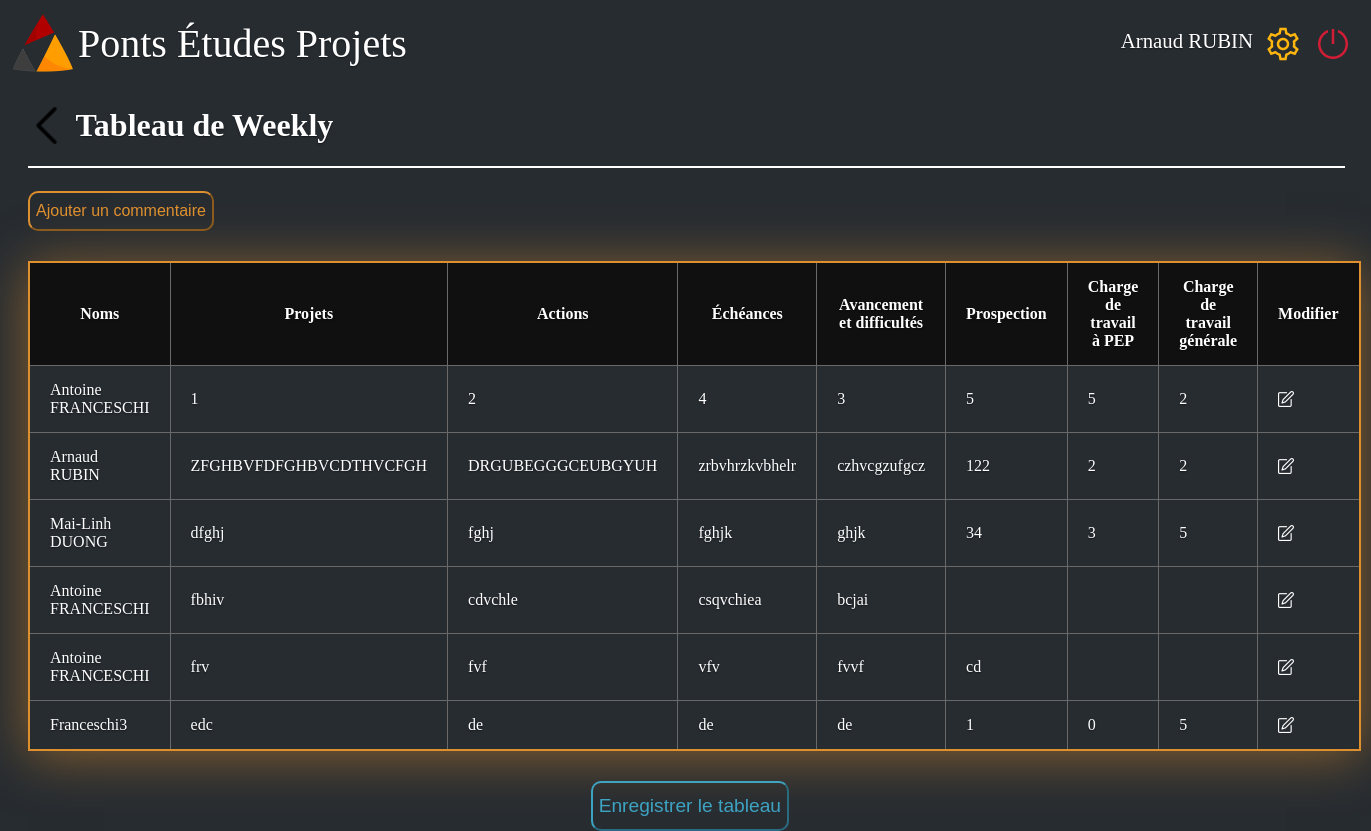
Screenshot of /weekly/Arnaud RUBIN with the database file from the repository.
### web/site.py (models this page shows, shortened)
class db_weekly(db.Model):
    _id = db.Column("id", db.Integer, primary_key= True)
    name = db.Column(db.String(100))
    projet = db.Column(db.String(300))
    action = db.Column(db.String(300))
    echeance = db.Column(db.String(100))
    avancement = db.Column(db.String(100))
    travail_pep = db.Column(db.Integer)
    travail_gene = db.Column(db.Integer)
    prospection = db.Column(db.String(100))

### web/site.py (the view)
@app.route('/weekly/<name>',methods=["GET","POST"])
def weekly(name):
    if True:
        con = sqlite3.connect("users.sqlite3")
        script_dir = os.path.dirname(__file__)
        rel_path = "/static/bdd_weekly1.csv'"
        abs_file_path = os.path.join(script_dir, rel_path)
        outfile = open("static/bdd_weekly.csv", 'w')
        outcsv = csv.writer(outfile)
        cursor = con.execute('select * from db_weekly')
        outcsv.writerow(x[0] for x in cursor.description)
        outcsv.writerows(cursor.fetchall())
        outfile.close()
    return render_template("tableau_weekly-2.html", name=name, BDD_commentaire=db_weekly.query.all())

### web/templates/tableau_weekly-2.html (shortened to what this page needs)
<!DOCTYPE html>
<html>
    <head>
        <link rel="stylesheet" href={{ url_for('static', filename='style_tableau_weekly1.css') }}/>
    </head>
    <body>
        <div class="barre_principale">
            <div class="logo_junior">
                <a href="/home/{{name}}">
                    <img class= "logo_pep" src={{ url_for('static', filename='PEPLOGO.png') }}  alt= "Logo pep"/>
                    <div class="Junior">Ponts Études Projets</div>
                </a>
            </div>
            <div>
                <nav>
                    <ul class="navbar-nav">
                        <li class="user_name"><a class="user" href="#">{{name}}</a></li>
                        <li class="nav-item"><a href="#"><img src={{ url_for('static', filename='settings.png') }} alt="bouton reglage" ></a></li>
                        <li class="nav-item"><a href='/login'><img src={{ url_for('static', filename='shutdown.png') }} alt="bouton shutdown" ></a></li>
                    </ul>
                </nav>
            </div>
        </div>
        <br>
        <div class="page_margins">
            <h1 class="page_title">
                <a href="/home/{{name}}">
                    <img src={{ url_for('static', filename='back1.png') }} alt="bouton retour">
                </a>
                &nbsp; Tableau de Weekly
            </h1>
            <hr color="white" style="width: 100%;">
            <div class="ajouter">
                <button onclick="window.location.href = '/weekly/{{name}}/add';" type="button" class="Ajouter"> Ajouter un commentaire </button>
            </div>
            <table class="tableau-style">
                <thead>
                    <tr>
                        <th>Noms</th>
                        <th>Projets</th>
                        <th>Actions</th>
                        <th>Échéances</th>
                        <th>Avancement et difficultés</th>
                        <th>Prospection</th>
                        <th>Charge de travail à PEP</th>
                        <th>Charge de travail générale</th>
                        <th>Modifier</th>
                    </tr>
                </thead>
                <tbody class="case">
                    {% for commentaire in BDD_commentaire %}
                        <tr>
                            <td>{{commentaire.name}}</td>
                            <td>{{commentaire.projet}}</td>
                            <td>{{commentaire.action}}</td>
                            <td>{{commentaire.echeance}}</td>
                            <td>{{commentaire.avancement}}</td>
                            <td>{{commentaire.prospection}}</td>
                            <td>{{commentaire.travail_pep}}</td>
                            <td>{{commentaire.travail_gene}}</td>
                            <td><a href ='/weekly/{{name}}/{{commentaire._id}}/modify_delete'><img src={{ url_for('static', filename='edit1.png') }} class="edit" height="16" width="16" ></a></td>
                        </tr>
                    {% endfor %}
                </tbody>
            </table>
        </div>
        <div class="center">
            <a href={{ url_for('static', filename='bdd_weekly1.csv') }} download><button class="pdf" type="button">Enregistrer le tableau</button></a>
        </div>
    </body>
</html>

### web/static/style_tableau_weekly1.css (style rules this page uses)
html { height: 100%; width: 100%; background-color : #272C31; }
body { background-color : #272C31; height: 100%; background-color: transparent; color: white; text-shadow: 0 .05rem .1rem rgba(0, 0, 0, .5); }
.barre_principale { height: 60px; display: flex; justify-content: space-between; }
.logo_pep { width: 60px; height: 60px; }
ul { list-style-type: none; display:flex; text-decoration:none; }
.logo_pep { float: left; margin: 5px; }
.user_name { margin-top:5px ; }
.Junior { margin-top: 12px; display: flex; font-size: 250%; }
nav a { font-size: 1.3em; color: white; text-shadow: 0 .05rem .1rem rgba(0, 0, 0, .5); text-decoration: none; }
nav li { margin-right: 10px; }
a { text-decoration:none; color:white; display:flex; }
.page_margins { margin-left: 20px; margin-right: 20px; }
.page_title { display: flex; }
.tableau-style { border-collapse: collapse; min-width: 100%; box-shadow: 0 5px 50px rgba(223, 143, 46, 0.529); cursor: pointer; margin: 30px auto; border: 2px solid rgb(223, 144, 46); }
thead tr { background-color: rgb(16, 16, 16); }
th, td { padding: 15px 20px; }
tbody, tr, td, th { border: 1px solid #696969; }
div.center { text-align: center; margin: 30px auto; }
.pdf { margin-left: 43%; font-size: larger; border-radius: 10px; height: 50px; border-color:rgba(66, 194, 233, 0.797); background-color: transparent; color:rgba(66, 194, 233, 0.797); }
.Ajouter { margin-top: 15px; font-size: medium; border-radius: 10px; height: 40px; border-color: rgb(223, 144, 46); background-color: transparent; color:rgb(223, 144, 46); }

### rows the page displays
db_weekly: name "Arnaud RUBIN", projet "ZFGHBVFDFGHBVCDTHVCFGH", action "DRGUBEGGGCEUBGYUH", echeance "zrbvhrzkvbhelr", avancement "czhvcgzufgcz", prospection "122", travail_pep "2", travail_gene "2"
db_weekly: name "Antoine FRANCESCHI", projet "1", action "2", echeance "4", avancement "3", prospection "5", travail_pep "5", travail_gene "2"
db_weekly: name "Mai-Linh DUONG", projet "dfghj", action "fghj", echeance "fghjk", avancement "ghjk", prospection "34", travail_pep "3", travail_gene "5"
db_weekly: name "Antoine FRANCESCHI", projet "fbhiv", action "cdvchle", echeance "csqvchiea", avancement "bcjai"
db_weekly: name "Antoine FRANCESCHI", projet "frv", action "fvf", echeance "vfv", avancement "fvvf", prospection "cd"
db_weekly: name "Franceschi3", projet "edc", action "de", echeance "de", avancement "de", prospection "1", travail_pep "0", travail_gene "5"
